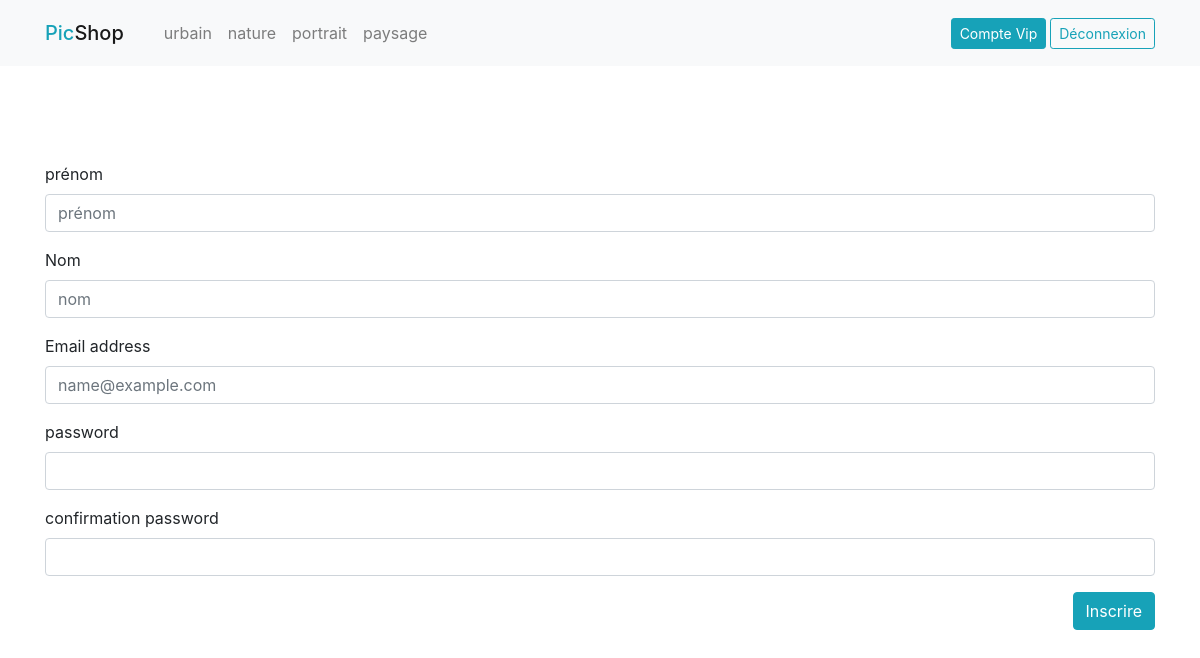
Page /inscription.php (signed in) on the committed database.
### tables this page shows
CREATE TABLE `categorie` (
  `pk_id` int(11) NOT NULL,
  `nom` varchar(45) NOT NULL
);

### include/fonctions.php (called while the page is built, shortened)
<?php
function isUserConnected(){
    return isset($_SESSION['user']);
}
function getUserFullName(){
    if(isUserConnected()){
        return $_SESSION['user']['prenom'] . ' ' . $_SESSION['user']['nom'];
    }
}

### layout/top.php (the view, shortened to what this page needs)
<!doctype html>
<html lang="fr">
  <head>
    <link rel="stylesheet" href="https://maxcdn.bootstrapcdn.com/bootstrap/4.0.0/css/bootstrap.min.css">
    <link rel="stylesheet" href="css/picshop.css">
  </head>
  <body>
  <?php
    require_once __DIR__ . '/../include/init.php';
    $query = 'SELECT * FROM categorie';
    $stmt = $pdo->query($query);
    $categories = $stmt->fetchAll();
  ?>
    <header>
      <nav class="navbar navbar-expand-lg navbar-light bg-light">
        <div class="container">
          <a class="navbar-brand mb-0 h1 text-info" href="index.php">Pic<span class="navbar-brand mb-0 h1">Shop</span></a>
          <div class="collapse navbar-collapse" id="navbarSupportedContent">
            <ul class="navbar-nav mr-auto">
              <?php
                foreach($categories as $categorie) :
              ?>
              <li class="nav-item">
                <a class="nav-link" href="categorie.php?id=<?= $categorie['id']; ?>"><?= $categorie['nom']; ?></a>
              </li>
              <?php
                endforeach;
              ?>
            </ul>
            <div class="form-inline my-2 my-lg-0">
              <?php
                if(isUserConnected()) :
              ?>
              <a class="btn btn-info btn-sm my-2 my-sm-0" href="#"><?= getUserFullName(); ?></a>
              <form method="post">
                <div class="form-group">
                  <button class="btn btn-sm btn-outline-info ml-1" name="deco" href="#">Déconnexion</button>
                </div>
              </form>
              <?php
                else :
              ?>
              <a class="nav-link text-info" href="connexion.php">connexion</a>
              <a class="btn btn-info btn-sm my-2 my-sm-0" href="inscription.php">Inscription</a>
              <?php
                endif;
              ?>
            </div>
          </div>
        </div>
      </nav>
    </header>
<div class="container-fluid" style="padding:0; overflow:hidden">

### rows in the picture
categorie: nom "urbain"
categorie: nom "nature"
categorie: nom "portrait"
categorie: nom "paysage"

### other values in the picture
getUserFullName() "Compte Vip"
